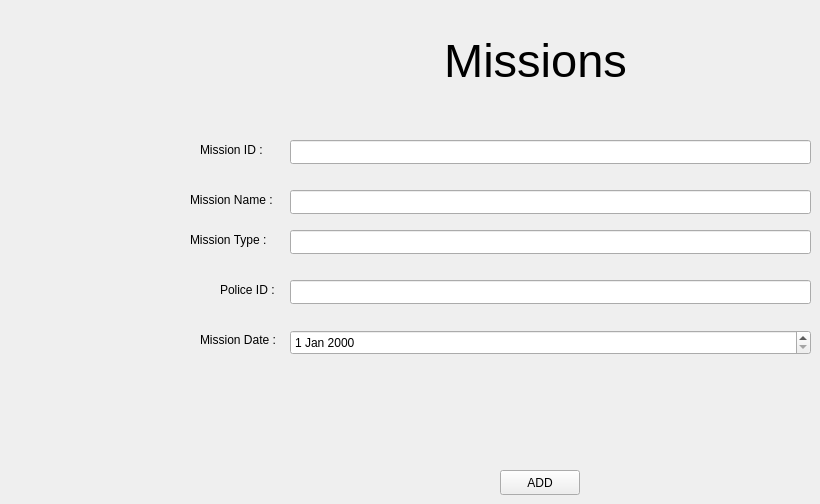
      <widget class="QWidget" name="tab_23">
       <attribute name="title">
        <string>ADD</string>
       </attribute>
       <widget class="QLabel" name="label_51">
        <property name="geometry">
         <rect>
          <x>430</x>
          <y>10</y>
          <width>211</width>
          <height>101</height>
         </rect>
        </property>
        <property name="font">
         <font>
          <pointsize>35</pointsize>
         </font>
        </property>
        <property name="lineWidth">
         <number>5</number>
        </property>
        <property name="text">
         <string>Missions</string>
        </property>
        <property name="textFormat">
         <enum>Qt::PlainText</enum>
        </property>
        <property name="alignment">
         <set>Qt::AlignCenter</set>
        </property>
       </widget>
       <widget class="QPushButton" name="pb_missionadd">
        <property name="geometry">
         <rect>
          <x>500</x>
          <y>470</y>
          <width>80</width>
          <height>25</height>
         </rect>
        </property>
        <property name="text">
         <string>ADD</string>
        </property>
       </widget>
       <widget class="QLineEdit" name="le_missionidadd">
        <property name="geometry">
         <rect>
          <x>290</x>
          <y>140</y>
          <width>521</width>
          <height>24</height>
         </rect>
        </property>
        <property name="text">
         <string/>
        </property>
       </widget>
       <widget class="QLineEdit" name="le_missionnameadd">
        <property name="geometry">
         <rect>
          <x>290</x>
          <y>190</y>
          <width>521</width>
          <height>24</height>
         </rect>
        </property>
        <property name="text">
         <string/>
        </property>
       </widget>
       <widget class="QLineEdit" name="le_missiontypeadd">
        <property name="geometry">
         <rect>
          <x>290</x>
          <y>230</y>
          <width>521</width>
          <height>24</height>
         </rect>
        </property>
        <property name="text">
         <string/>
        </property>
       </widget>
       <widget class="QLabel" name="label_52">
        <property name="geometry">
         <rect>
          <x>200</x>
          <y>140</y>
          <width>91</width>
          <height>20</height>
         </rect>
        </property>
        <property name="text">
         <string>Mission ID :</string>
        </property>
       </widget>
       <widget class="QLabel" name="label_53">
        <property name="geometry">
         <rect>
          <x>190</x>
          <y>190</y>
          <width>91</width>
          <height>20</height>
         </rect>
        </property>
        <property name="text">
         <string>Mission Name :</string>
        </property>
       </widget>
       <widget class="QLabel" name="label_54">
        <property name="geometry">
         <rect>
          <x>190</x>
          <y>230</y>
          <width>91</width>
          <height>20</height>
         </rect>
        </property>
        <property name="text">
         <string>Mission Type :</string>
        </property>
       </widget>
       <widget class="QLabel" name="label_55">
        <property name="geometry">
         <rect>
          <x>220</x>
          <y>280</y>
          <width>71</width>
          <height>20</height>
         </rect>
        </property>
        <property name="text">
         <string>Police ID :</string>
        </property>
       </widget>
       <widget class="QLineEdit" name="le_missionpoliceidadd">
        <property name="geometry">
         <rect>
          <x>290</x>
          <y>280</y>
          <width>521</width>
          <height>24</height>
         </rect>
        </property>
       </widget>
       <widget class="QDateEdit" name="de_missiondateadd">
        <property name="geometry">
         <rect>
          <x>290</x>
          <y>330</y>
          <width>521</width>
          <height>25</height>
         </rect>
        </property>
       </widget>
       <widget class="QLabel" name="label_56">
        <property name="geometry">
         <rect>
          <x>200</x>
          <y>330</y>
          <width>91</width>
          <height>20</height>
         </rect>
        </property>
        <property name="text">
         <string>Mission Date :</string>
        </property>
       </widget>
      </widget>
